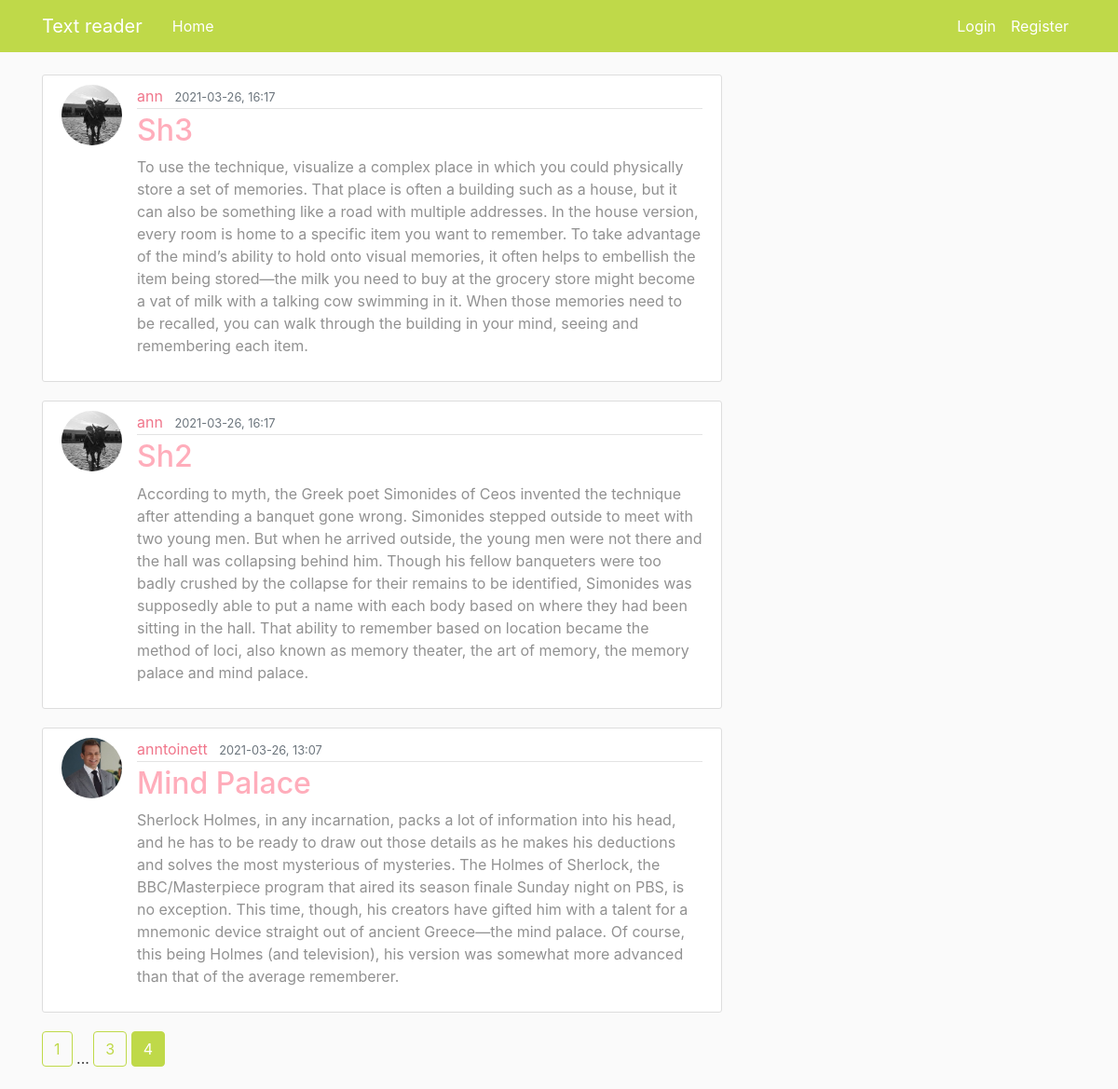
/home?page=4, run on the app's committed database.
### flaskblog/models.py (models this page shows, shortened)
class Post(db.Model):
    id = db.Column(db.Integer, primary_key=True)
    title = db.Column(db.String(100), nullable=False)
    date_posted = db.Column(db.DateTime, nullable=False, default=datetime.utcnow) #we pass function not current date
    content = db.Column(db.Text,nullable=False)
    user_id = db.Column(db.Integer, db.ForeignKey('user.id'), nullable=False)#user is lowercase because here its the tablename which should be low

class User(db.Model, UserMixin): #inheritance inside parenthesis
    id = db.Column(db.Integer, primary_key=True)
    username = db.Column(db.String(20), unique=True, nullable=False)
    email = db.Column(db.String(120), unique=True, nullable=False)
    image_file = db.Column(db.String(20), nullable=False, default='default.jpg')
    password = db.Column(db.String(60), nullable=False)
    posts = db.relationship('Post', backref='author', lazy=True) #reltionship to Post-model,

### flaskblog/routes.py (the view)
@app.route("/")
@app.route("/home")
def home():
    if len(reading_threads) > 0:
        for t in reading_threads:
            if isinstance(t, multiprocessing.Process):
                if t.is_alive():
                    t.terminate()
    page = request.args.get('page', default=1, type=int)
    posts = Post.query.order_by(Post.date_posted.desc()).paginate(page=page, per_page=5)
    return render_template('home.html', posts=posts)

### flaskblog/routes.py (called while the page is built)
@app.after_request
def after_request(response):
    response.headers.add('Cache-Control', 'no-store, no-cache, must-revalidate, post-check=0, pre-check=0')
    return response

### flaskblog/templates/home.html
{% extends "layout.html" %}
{% block content%}
{% for post in posts.items %}
<article class="media content-section">
    <a href="{{ url_for('user_posts', username=post.author.username) }}">
    <img class="rounded-circle article-img"
         src="{{ url_for('static', filename='profile_pics/' +post.author.image_file) }}">
    </a>
    <div class="media-body">
        <div class="article-metadata">
            <a class="mr-2" href="{{ url_for('user_posts', username=post.author.username) }}">{{ post.author.username }}</a>
            <small class="text-muted">{{ post.date_posted.strftime('%Y-%m-%d, %H:%M') }}</small>
        </div>
        <h2><a class="article-title" href="{{ url_for('post', post_id=post.id) }}">{{ post.title }}</a></h2>
        <p class="article-content">{{ post.content }}</p>
    </div>
</article>
{% endfor %}
{% for page_num in posts.iter_pages(left_edge=1, right_edge=1, left_current=1, right_current=2) %}
    {% if page_num %}
        {% if posts.page == page_num %}
            <a class="btn btn-info mb-4" href="{{ url_for('home', page=page_num) }}">{{ page_num }}</a>
        {% else %}
            <a class="btn btn-outline-info mb-4" href="{{ url_for('home', page=page_num) }}">{{ page_num }}</a>
        {% endif %}
    {% else %}
        ...
    {% endif %}
{% endfor %}
{% endblock content %}

### flaskblog/static/main.css (style rules this page uses)
body { background: #fafafa; color: #333333; margin-top: 5rem; }
h1, h2, h3, h4, h5, h6 { color: #444444; }
.content-section { background: #ffffff; padding: 10px 20px; border: 1px solid #dddddd; border-radius: 3px; margin-bottom: 20px; color: #919191; }
.article-title { color: #ffadbb; }
.article-content { white-space: pre-line; }
.article-img { height: 65px; width: 65px; margin-right: 16px; }
.article-metadata { padding-bottom: 1px; margin-bottom: 4px; border-bottom: 1px solid #e3e3e3 }
a { color: #f0768b; }
.btn-outline-info { border-color: #bfd949; color: #bfd949; }
.btn-info { background-color: #bfd949; border-color: #bfd949; }

### data on the page
Post: image_file (picture), author.username "ann", date_posted "2021-03-26, 16:17", title "Sh3", content "To use the technique, visualize a complex place in which you could physically store a set of memories. That place is often a building such as a house, but it can also be something like a road with multiple addresses. In the house version, every room is home to a specific item you want to remember. To take advantage of the mind’s ability to hold onto visual memories, it often helps to embellish the item being stored—the milk you need to buy at the grocery store might become a vat of milk with a talking cow swimming in it. When those memories need to be recalled, you can walk through the building in your mind, seeing and remembering each item."
Post: image_file (picture), author.username "ann", date_posted "2021-03-26, 16:17", title "Sh2", content "According to myth, the Greek poet Simonides of Ceos invented the technique after attending a banquet gone wrong. Simonides stepped outside to meet with two young men. But when he arrived outside, the young men were not there and the hall was collapsing behind him. Though his fellow banqueters were too badly crushed by the collapse for their remains to be identified, Simonides was supposedly able to put a name with each body based on where they had been sitting in the hall. That ability to remember based on location became the method of loci, also known as memory theater, the art of memory, the memory palace and mind palace."
Post: image_file (placeholder picture), author.username "anntoinett", date_posted "2021-03-26, 13:07", title "Mind Palace", content "Sherlock Holmes, in any incarnation, packs a lot of information into his head, and he has to be ready to draw out those details as he makes his deductions and solves the most mysterious of mysteries. The Holmes of Sherlock, the BBC/Masterpiece program that aired its season finale Sunday night on PBS, is no exception. This time, though, his creators have gifted him with a talent for a mnemonic device straight out of ancient Greece—the mind palace. Of course, this being Holmes (and television), his version was somewhat more advanced than that of the average rememberer."

### other printed values
{{ page_num }} "1" "3"
{{ page_num }} "4"
